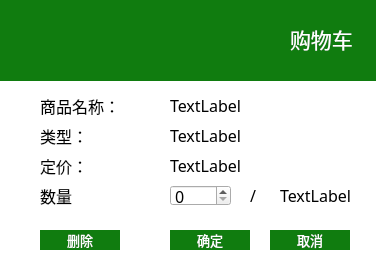
<?xml version="1.0" encoding="UTF-8"?>
<ui version="4.0">
 <class>cartEditDialog</class>
 <widget class="QDialog" name="cartEditDialog">
  <property name="geometry">
   <rect>
    <x>0</x>
    <y>0</y>
    <width>376</width>
    <height>275</height>
   </rect>
  </property>
  <property name="windowTitle">
   <string>修改购物车</string>
  </property>
  <widget class="QSpinBox" name="spinBox">
   <property name="geometry">
    <rect>
     <x>170</x>
     <y>185</y>
     <width>61</width>
     <height>21</height>
    </rect>
   </property>
   <property name="font">
    <font>
     <family>黑体</family>
     <pointsize>12</pointsize>
    </font>
   </property>
  </widget>
  <widget class="QLabel" name="label">
   <property name="geometry">
    <rect>
     <x>40</x>
     <y>90</y>
     <width>91</width>
     <height>31</height>
    </rect>
   </property>
   <property name="font">
    <font>
     <family>黑体</family>
     <pointsize>12</pointsize>
    </font>
   </property>
   <property name="text">
    <string>商品名称：</string>
   </property>
  </widget>
  <widget class="QLabel" name="label_2">
   <property name="geometry">
    <rect>
     <x>40</x>
     <y>120</y>
     <width>91</width>
     <height>31</height>
    </rect>
   </property>
   <property name="font">
    <font>
     <family>黑体</family>
     <pointsize>12</pointsize>
    </font>
   </property>
   <property name="text">
    <string>类型：</string>
   </property>
  </widget>
  <widget class="QLabel" name="label_3">
   <property name="geometry">
    <rect>
     <x>40</x>
     <y>150</y>
     <width>91</width>
     <height>31</height>
    </rect>
   </property>
   <property name="font">
    <font>
     <family>黑体</family>
     <pointsize>12</pointsize>
    </font>
   </property>
   <property name="text">
    <string>定价：</string>
   </property>
  </widget>
  <widget class="QLabel" name="label_4">
   <property name="geometry">
    <rect>
     <x>40</x>
     <y>180</y>
     <width>91</width>
     <height>31</height>
    </rect>
   </property>
   <property name="font">
    <font>
     <family>黑体</family>
     <pointsize>12</pointsize>
    </font>
   </property>
   <property name="text">
    <string>数量</string>
   </property>
  </widget>
  <widget class="QPushButton" name="buttonDelete">
   <property name="geometry">
    <rect>
     <x>40</x>
     <y>230</y>
     <width>80</width>
     <height>20</height>
    </rect>
   </property>
   <property name="font">
    <font>
     <family>黑体</family>
     <pointsize>10</pointsize>
    </font>
   </property>
   <property name="styleSheet">
    <string notr="true">color:white;background-color: rgb(16, 124, 15);border-style: solid</string>
   </property>
   <property name="text">
    <string>删除</string>
   </property>
  </widget>
  <widget class="QPushButton" name="buttonOk">
   <property name="geometry">
    <rect>
     <x>170</x>
     <y>230</y>
     <width>80</width>
     <height>20</height>
    </rect>
   </property>
   <property name="font">
    <font>
     <family>黑体</family>
     <pointsize>10</pointsize>
    </font>
   </property>
   <property name="styleSheet">
    <string notr="true">color:white;background-color: rgb(16, 124, 15);border-style: solid</string>
   </property>
   <property name="text">
    <string>确定</string>
   </property>
  </widget>
  <widget class="QPushButton" name="buttonCancel">
   <property name="geometry">
    <rect>
     <x>270</x>
     <y>230</y>
     <width>80</width>
     <height>20</height>
    </rect>
   </property>
   <property name="font">
    <font>
     <family>黑体</family>
     <pointsize>10</pointsize>
    </font>
   </property>
   <property name="styleSheet">
    <string notr="true">color:white;background-color: rgb(16, 124, 15);border-style: solid</string>
   </property>
   <property name="text">
    <string>取消</string>
   </property>
  </widget>
  <widget class="QLabel" name="labelName">
   <property name="geometry">
    <rect>
     <x>170</x>
     <y>90</y>
     <width>161</width>
     <height>31</height>
    </rect>
   </property>
   <property name="font">
    <font>
     <family>黑体</family>
     <pointsize>12</pointsize>
    </font>
   </property>
   <property name="text">
    <string>TextLabel</string>
   </property>
  </widget>
  <widget class="QLabel" name="labelType">
   <property name="geometry">
    <rect>
     <x>170</x>
     <y>120</y>
     <width>171</width>
     <height>31</height>
    </rect>
   </property>
   <property name="font">
    <font>
     <family>黑体</family>
     <pointsize>12</pointsize>
    </font>
   </property>
   <property name="text">
    <string>TextLabel</string>
   </property>
  </widget>
  <widget class="QLabel" name="labelPrice">
   <property name="geometry">
    <rect>
     <x>170</x>
     <y>150</y>
     <width>171</width>
     <height>31</height>
    </rect>
   </property>
   <property name="font">
    <font>
     <family>黑体</family>
     <pointsize>12</pointsize>
    </font>
   </property>
   <property name="text">
    <string>TextLabel</string>
   </property>
  </widget>
  <widget class="QLabel" name="labelCount">
   <property name="geometry">
    <rect>
     <x>280</x>
     <y>180</y>
     <width>71</width>
     <height>31</height>
    </rect>
   </property>
   <property name="font">
    <font>
     <family>黑体</family>
     <pointsize>12</pointsize>
    </font>
   </property>
   <property name="text">
    <string>TextLabel</string>
   </property>
  </widget>
  <widget class="QLabel" name="label_5">
   <property name="geometry">
    <rect>
     <x>250</x>
     <y>180</y>
     <width>21</width>
     <height>31</height>
    </rect>
   </property>
   <property name="font">
    <font>
     <family>黑体</family>
     <pointsize>12</pointsize>
    </font>
   </property>
   <property name="text">
    <string>/</string>
   </property>
  </widget>
  <widget class="QLabel" name="label_10">
   <property name="geometry">
    <rect>
     <x>290</x>
     <y>15</y>
     <width>71</width>
     <height>48</height>
    </rect>
   </property>
   <property name="font">
    <font>
     <family>黑体</family>
     <pointsize>16</pointsize>
    </font>
   </property>
   <property name="styleSheet">
    <string notr="true">color:white;background-color: rgb(16, 124, 15);border-style: solid</string>
   </property>
   <property name="text">
    <string>购物车</string>
   </property>
  </widget>
  <widget class="QLabel" name="label_9">
   <property name="geometry">
    <rect>
     <x>-10</x>
     <y>0</y>
     <width>391</width>
     <height>81</height>
    </rect>
   </property>
   <property name="styleSheet">
    <string notr="true">color:white;background-color: rgb(16, 124, 15);border-style: solid</string>
   </property>
   <property name="text">
    <string/>
   </property>
  </widget>
  <widget class="QLabel" name="label_6">
   <property name="geometry">
    <rect>
     <x>240</x>
     <y>20</y>
     <width>48</width>
     <height>48</height>
    </rect>
   </property>
   <property name="text">
    <string/>
   </property>
   <property name="pixmap">
    <pixmap resource="icon.qrc">:/Icon/Icon/cart-white-48.png</pixmap>
   </property>
  </widget>
  <widget class="QLabel" name="label_7">
   <property name="geometry">
    <rect>
     <x>-7</x>
     <y>81</y>
     <width>391</width>
     <height>201</height>
    </rect>
   </property>
   <property name="minimumSize">
    <size>
     <width>391</width>
     <height>201</height>
    </size>
   </property>
   <property name="maximumSize">
    <size>
     <width>391</width>
     <height>201</height>
    </size>
   </property>
   <property name="styleSheet">
    <string notr="true">background-color: rgb(255, 255, 255);</string>
   </property>
   <property name="text">
    <string/>
   </property>
  </widget>
  <zorder>label_7</zorder>
  <zorder>label_9</zorder>
  <zorder>spinBox</zorder>
  <zorder>label</zorder>
  <zorder>label_2</zorder>
  <zorder>label_3</zorder>
  <zorder>label_4</zorder>
  <zorder>buttonDelete</zorder>
  <zorder>buttonOk</zorder>
  <zorder>buttonCancel</zorder>
  <zorder>labelName</zorder>
  <zorder>labelType</zorder>
  <zorder>labelPrice</zorder>
  <zorder>labelCount</zorder>
  <zorder>label_5</zorder>
  <zorder>label_10</zorder>
  <zorder>label_6</zorder>
 </widget>
 <tabstops>
  <tabstop>spinBox</tabstop>
  <tabstop>buttonCancel</tabstop>
  <tabstop>buttonOk</tabstop>
  <tabstop>buttonDelete</tabstop>
 </tabstops>
 <resources>
  <include location="icon.qrc"/>
 </resources>
 <connections/>
</ui>
